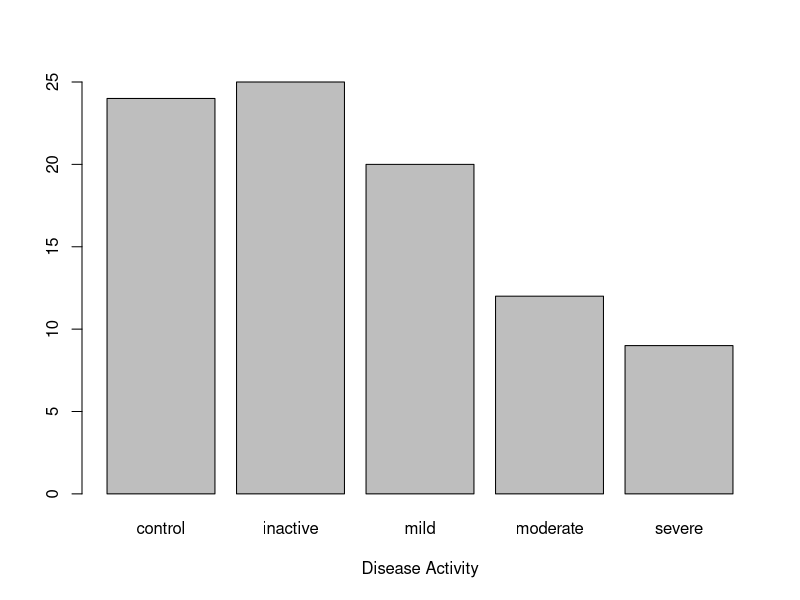
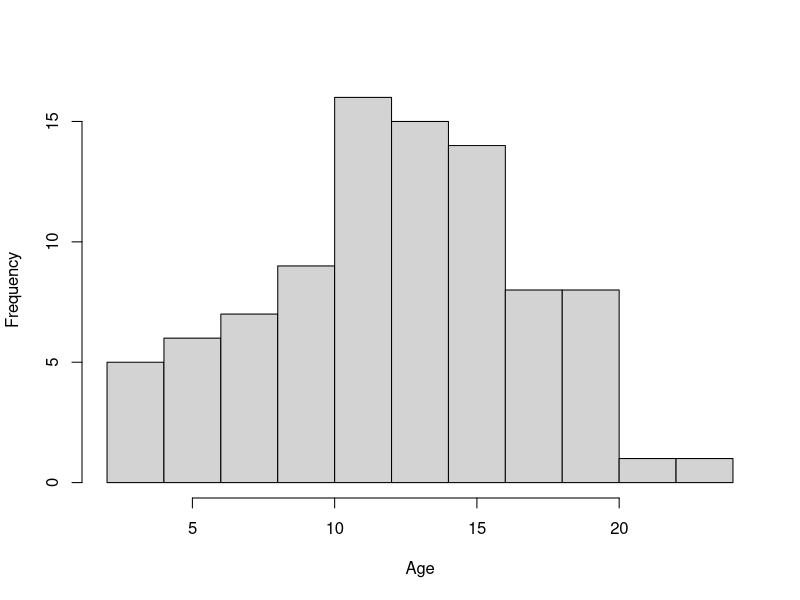
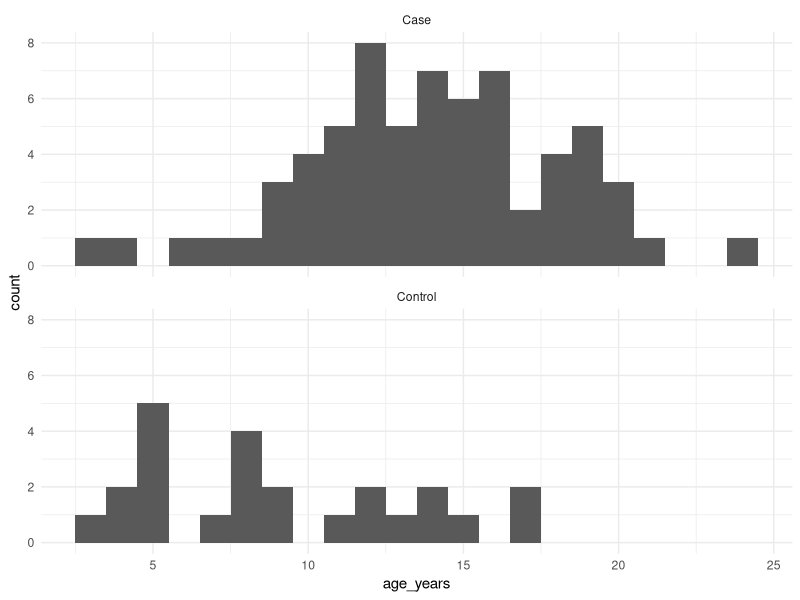
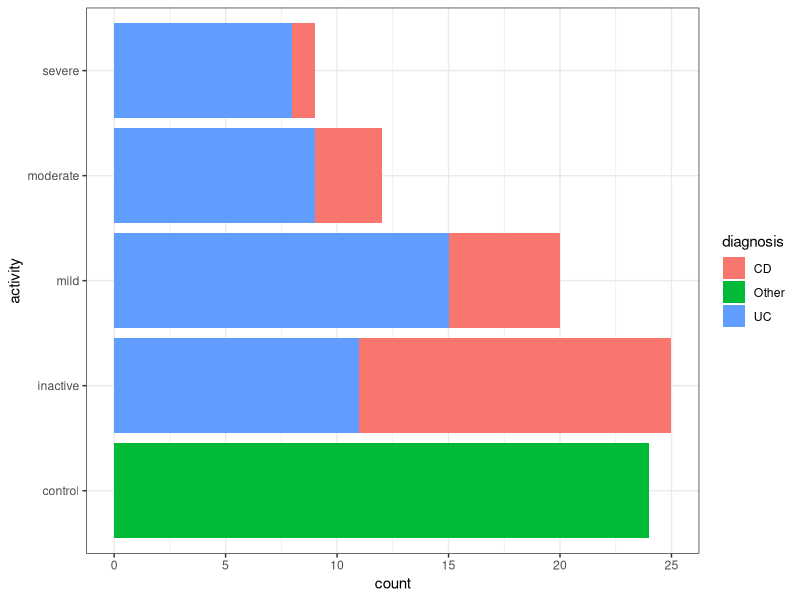
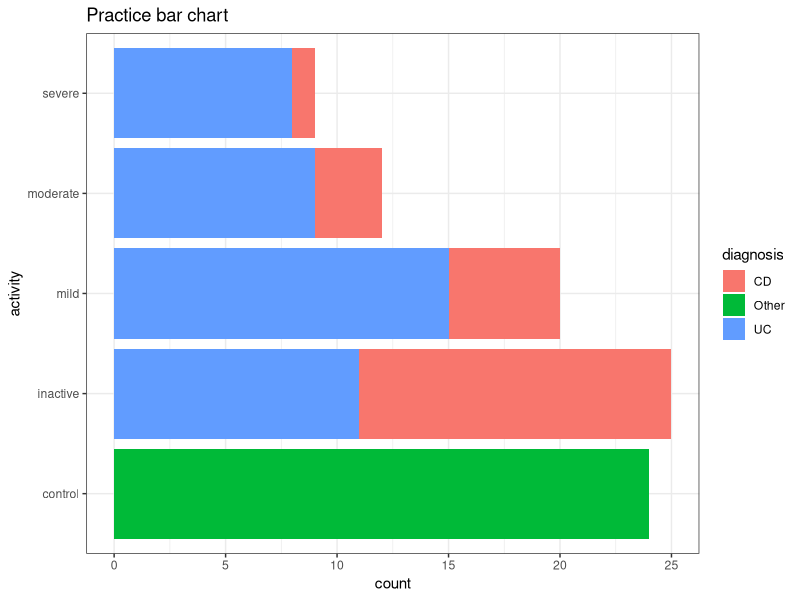
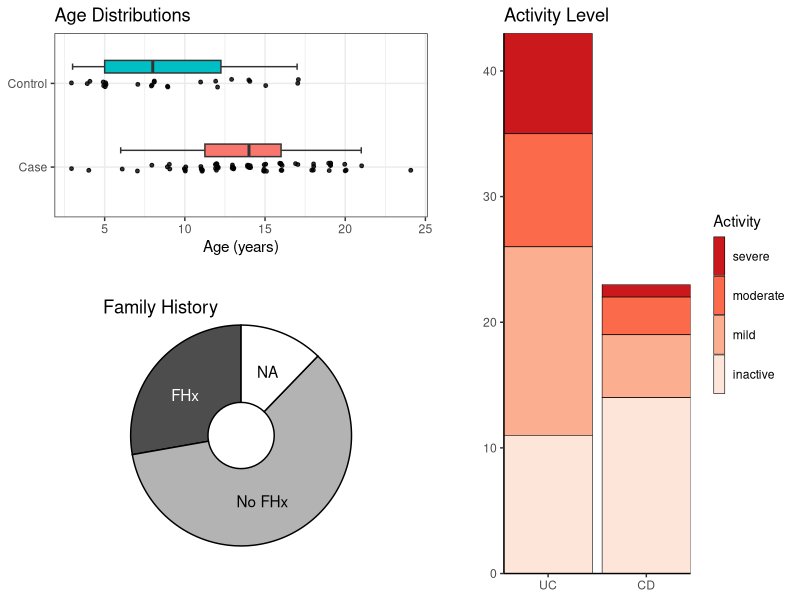
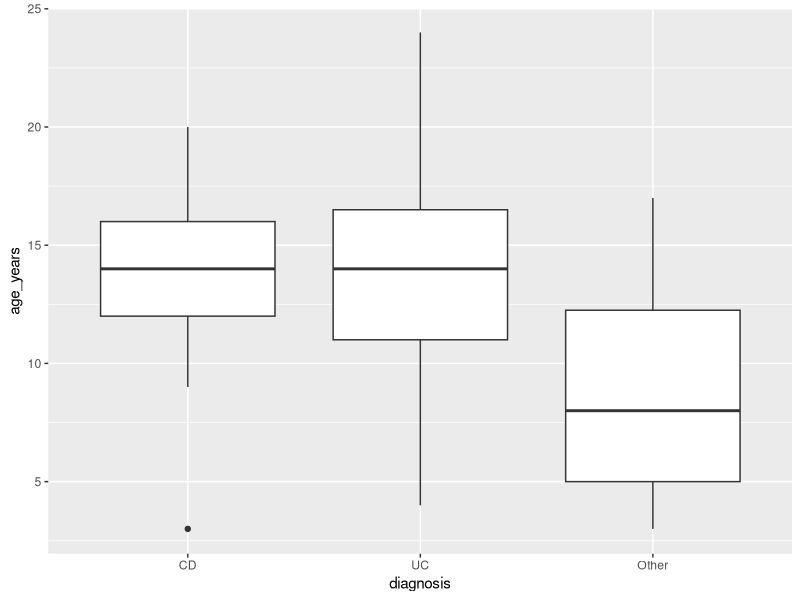
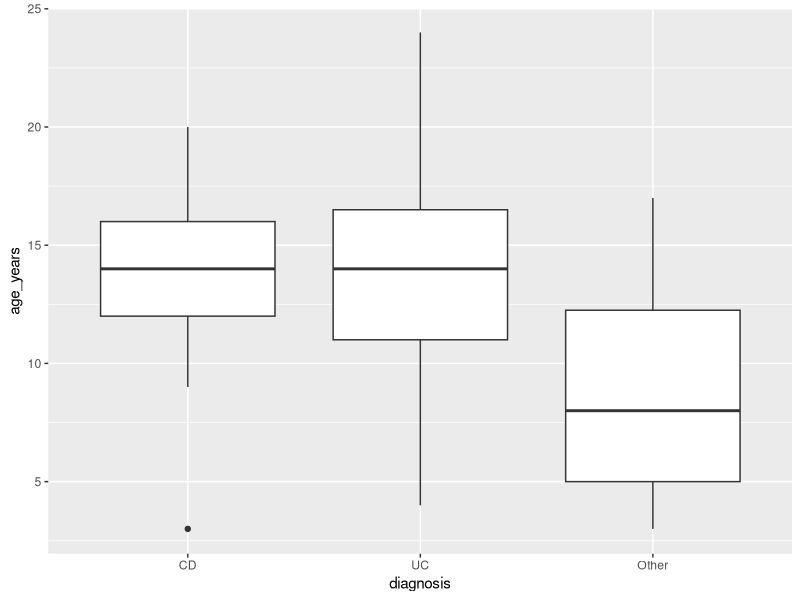

Write R code to recreate these figures, in order. (Note: this script raises an error after producing the figures.)
## ---- chunk 1
# write code in "chunks" (and comments too, using the # symbol)
print("Hello World")
## ---- chunk 2
# `readxl` is for reading data from Excel files
library(readxl)
## ---- chunk 3
# `writexl` is for writing data to a new Excel file, we'll use this at the end.
library(writexl)
## ---- chunk 4
# the `here` package makes specifying file locations easier
library(here)
## ---- chunk 5
# `tidyverse` is a collection of several packages (dplyr, ggplot2, and others)
library(tidyverse)
## ---- chunk 6
# give your objects short but informative names!
meta <- read_excel(path = here("data/papa2012/papa2012_metadata.xlsx"), na = "NA")
meds <- read_excel(here("data/papa2012/papa2012_metadata.xlsx"), sheet = "treatment")
## ---- chunk 7
# this will work anywhere! (anywhere that the project folder is moved or copied)
meta <- read_excel(path = here("data/papa2012/papa2012_metadata.xlsx"), na = "NA")
## ---- chunk 8
meta
## ---- chunk 9
example_df <- data.frame(alphabet = LETTERS, numbers = 1:26)
## ---- chunk 10
example_tbl <- as_tibble(example_df)
example_tbl
## ---- chunk 11
table(meta$family_history, useNA = "ifany")
## ---- chunk 12
table(meta$age_years, useNA = "ifany")
## ---- chunk 13
meta %>% count(diagnosis)
## ---- chunk 14
meta %>% count(family_history, diagnosis)
## ---- chunk 15
meta %>% summarise(age_mean = mean(age_years), age_sd = sd(age_years))
## ---- chunk 16
meta %>% summarise(age_mean = mean(age_years), age_sd = sd(age_years), .by = diagnosis)
## ---- chunk 17
#| fig-width: 6
#| fig-height: 3
meta$activity %>% table() %>% barplot(xlab = "Disease Activity")
## ---- chunk 18
#| fig-width: 6
#| fig-height: 3
meta$age_years %>% hist(breaks = 10, main = NULL, xlab = "Age")
## ---- chunk 19
#| fig-width: 6
#| fig-height: 3
ggplot(meta) +
  geom_histogram(aes(age_years), binwidth = 1) +
  facet_wrap(~case_control, ncol = 1) +
  theme_minimal()
## ---- chunk 20
#| fig-width: 8
#| fig-height: 3
ggplot(meta) +
  geom_bar(aes(y = activity, fill = diagnosis)) +
  theme_bw()
## ---- chunk 21
# Assign your plot to an R object
plot_practice_bars <- ggplot(meta) +
  geom_bar(aes(y = activity, fill = diagnosis)) +
  ggtitle("Practice bar chart") +
  theme_bw()

# create a folder for figures
dir.create(here("practical-1/figs"))

# Write the plot to a file, with ggsave
ggsave(
  plot = plot_practice_bars, 
  filename = here("practical-1/figs/practice-barchart.png"),
  width = 6, height = 3, units = "in", dpi = 300
)
## ---- chunk 22
unlink(here("practical-1/figs"), recursive = TRUE)
## ---- chunk 23
#| fig-width: 6
#| fig-height: 3
#| echo: fenced

ggplot(meta) +
  geom_bar(aes(y = activity, fill = diagnosis)) +
  ggtitle("Practice bar chart") +
  theme_bw()
## ---- chunk 24
#| code-fold: true
#| warning: false
#| fig-width: 8
#| fig-height: 6
library(patchwork)

plot_list <- list()

# age boxplot
plot_list$box <- meta %>%
  ggplot(aes(y = case_control, x = age_years)) +
  geom_boxplot(
    mapping = aes(fill = case_control),
    width = 0.15, staplewidth = 0.5, outliers = FALSE,
    position = position_nudge(y = 0.2),
    show.legend = FALSE
  ) +
  geom_jitter(height = 0.05, width = 0.1, alpha = 0.8, size = 1) +
  labs(y = NULL, x = "Age (years)", title = "Age Distributions") +
  theme_bw() +
  theme(plot.margin = margin(b = 20, r = 20))

# plot_list$box

# family history piechart
plot_list$pie <- meta %>%
  ggplot(aes(y = 1, fill = family_history)) +
  geom_bar(position = "stack", colour = "black") +
  scale_fill_manual(
    values = c(fhx = "grey30", nofhx = "grey70"),
    na.value = "white", guide = "none"
  ) +
  annotate("text", x = I(pi / 8), y = I(0.25), label = "NA") +
  annotate("text", x = I(0.9 * pi), y = I(0.25), label = "No FHx") +
  annotate("text", x = I(1.7 * pi), y = I(0.25), label = "FHx", colour = "white") +
  labs(tag = "Family History") +
  labs(x = NULL, y = NULL) +
  coord_radial(expand = FALSE, inner.radius = 0.3) +
  theme_void() +
  theme(plot.tag.location = "panel", plot.margin = margin(t = 10))

# plot_list$pie

# activity barchart
plot_list$bar <- meta %>%
  ggplot(aes(
    x = diagnosis,
    fill = factor(activity, c("severe", "moderate", "mild", "inactive"))
  )) +
  geom_bar(colour = "black", linewidth = 0.2) +
  scale_x_discrete(limits = c("UC", "CD")) +
  scale_fill_brewer(name = "Activity", palette = "Reds", direction = -1) +
  labs(title = "Activity Level", x = NULL, y = NULL) +
  coord_cartesian(ylim = c(0, NA), expand = FALSE) +
  theme_classic() +
  theme(
    plot.margin = margin(l = 20),
    legend.key.height = unit(1, "cm"), legend.key.width = unit(3, "mm")
  )

# plot_list$bar

# assemble with patchwork
wrap_plots(
  A = plot_list$box, C = plot_list$bar,
  B = plot_list$pie, guides = "collect",
  design =
    "AAC
 AAC
 BBC
 BBC
 BBC"
)
## ---- chunk 25
meta
## ---- chunk 26
meds
## ---- chunk 27
all_meta <- left_join(meta, meds)
## ---- chunk 28
# this should do the same thing as the natural join shown above
all_meta <- left_join(meta, meds, by = join_by(ID, diagnosis))
## ---- chunk 29
# create a logical variable, TRUE if patient has family history of IBD
all_meta$ibd_fhx <- all_meta$family_history == "fhx"

# always check the result is what you expected!
all_meta[, c("ID", "family_history", "ibd_fhx")]
## ---- chunk 30
# this is equivalent to the previous block
all_meta <- all_meta %>% mutate(ibd_fhx = family_history == "fhx")

# check the result again
all_meta %>% select(ID, family_history, ibd_fhx)
## ---- chunk 31
#| fig-width: 6
#| fig-height: 3

all_meta %>%
  mutate(diagnosis = factor(diagnosis, levels = c("CD", "UC", "Other"))) %>%
  ggplot(aes(diagnosis, age_years)) +
  geom_boxplot()
## ---- chunk 32
class(all_meta$diagnosis) # no persistent changes, diagnosis is still character!
## ---- chunk 33
#| fig-width: 6
#| fig-height: 3
all_meta <- all_meta %>% mutate(diagnosis = factor(diagnosis, c("CD", "UC", "Other")))
all_meta %>% ggplot(aes(diagnosis, age_years)) +
  geom_boxplot()
## ---- chunk 34
class(all_meta$diagnosis)
## ---- chunk 35
table(all_meta$medication, useNA = "if")
table(all_meta$immunosuppression_level, useNA = "if")
## ---- chunk 36
all_meta <- all_meta %>% mutate(
  medication = if_else(case_control == "Control", true = "none", false = medication),
  immunosuppression_level = if_else(case_control == "Control", true = "none", false = immunosuppression_level)
)

# check the result!
all_meta %>% select(ID, case_control, medication, immunosuppression_level)
## ---- chunk 37
all_meta <- all_meta %>% mutate(
  abx = str_detect(medication, "abx"),
  steroids = str_detect(medication, "steroids"),
  imsp_other = str_detect(medication, "imsp"),
  imsp_any = steroids | imsp_other
)

# check the result!
# all_meta %>% select(case_control, medication, abx, steroids, imsp_other, imsp_any)
## ---- chunk 38
all_meta <- all_meta %>% mutate(
  diagnosis = factor(diagnosis, c("Other", "CD", "UC")),
  active = factor(active, c("control", "inactive", "active")),
  activity = factor(activity, c("control", "inactive", "mild", "moderate", "severe"))
)

# you do the same for immunosuppression_level! don't forget to check the result
## ---- chunk 39
#| include: false
all_meta <- all_meta %>% mutate(
  immunosuppression_level = factor(x = immunosuppression_level, c(
    "none", "level0", "level1", "level2", "level3", "level4"
  ))
)
## ---- chunk 40
output_path <- here("data", "papa2012", "processed")
dir.create(output_path)
## ---- chunk 41
write_xlsx(all_meta, here(output_path, "all_metadata.xlsx"))
## ---- chunk 42
write_csv(all_meta, here(output_path, "all_metadata.csv"))
## ---- chunk 43
saveRDS(all_meta, here(output_path, "all_metadata.rds"))
## ---- chunk 44
sessioninfo::session_info()
